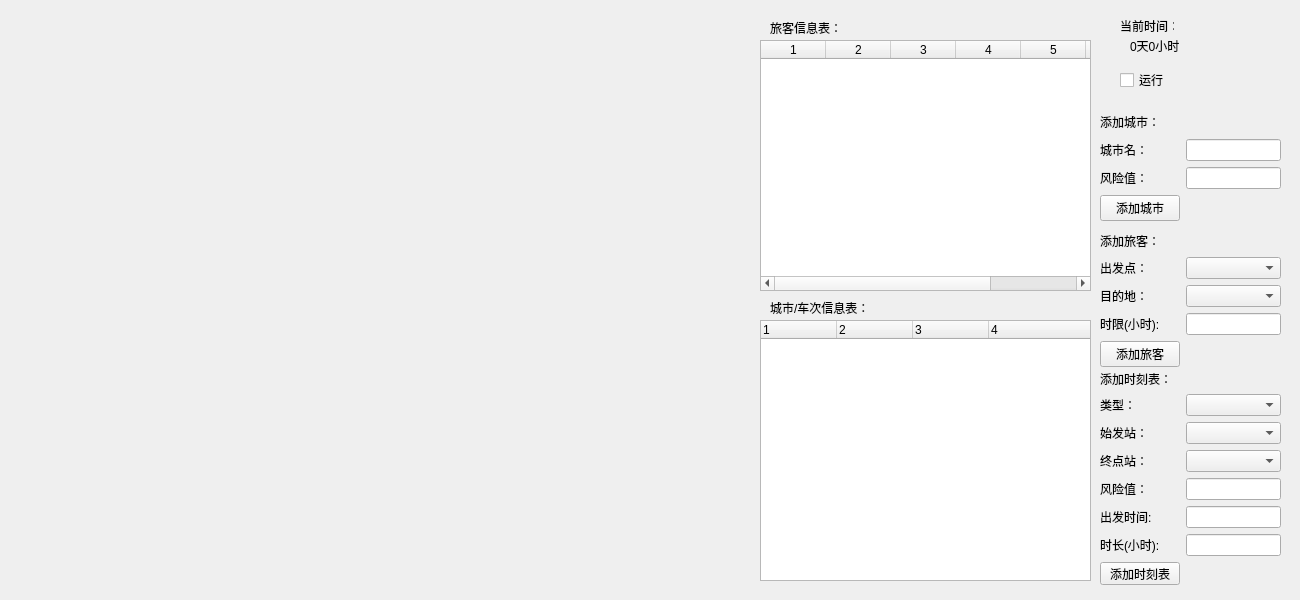
<?xml version="1.0" encoding="UTF-8"?>
<ui version="4.0">
 <class>MainWindow</class>
 <widget class="QMainWindow" name="MainWindow">
  <property name="geometry">
   <rect>
    <x>0</x>
    <y>0</y>
    <width>1300</width>
    <height>600</height>
   </rect>
  </property>
  <property name="windowTitle">
   <string>MainWindow</string>
  </property>
  <widget class="QWidget" name="centralwidget">
   <widget class="QWidget" name="widgetAddTourist" native="true">
    <property name="geometry">
     <rect>
      <x>1100</x>
      <y>230</y>
      <width>181</width>
      <height>137</height>
     </rect>
    </property>
    <layout class="QGridLayout" name="gridLayout">
     <item row="0" column="0">
      <widget class="QLabel" name="labelAddTourist">
       <property name="text">
        <string>添加旅客：</string>
       </property>
      </widget>
     </item>
     <item row="1" column="0">
      <widget class="QLabel" name="label">
       <property name="text">
        <string>出发点：</string>
       </property>
      </widget>
     </item>
     <item row="1" column="1">
      <widget class="QComboBox" name="comboBoxTouristStart"/>
     </item>
     <item row="2" column="0">
      <widget class="QLabel" name="label_2">
       <property name="text">
        <string>目的地：</string>
       </property>
      </widget>
     </item>
     <item row="2" column="1">
      <widget class="QComboBox" name="comboBoxTouristDes"/>
     </item>
     <item row="3" column="0">
      <widget class="QLabel" name="label_3">
       <property name="text">
        <string>时限(小时):</string>
       </property>
      </widget>
     </item>
     <item row="3" column="1">
      <widget class="QLineEdit" name="lineEditTouristLimit"/>
     </item>
     <item row="4" column="0">
      <widget class="QPushButton" name="pushButtonAddTourist">
       <property name="enabled">
        <bool>true</bool>
       </property>
       <property name="text">
        <string>添加旅客</string>
       </property>
      </widget>
     </item>
    </layout>
   </widget>
   <widget class="QWidget" name="widgetAddTourist_2" native="true">
    <property name="geometry">
     <rect>
      <x>1100</x>
      <y>110</y>
      <width>181</width>
      <height>111</height>
     </rect>
    </property>
    <layout class="QGridLayout" name="gridLayout_2">
     <item row="0" column="0">
      <widget class="QLabel" name="labelAddTourist_2">
       <property name="text">
        <string>添加城市：</string>
       </property>
      </widget>
     </item>
     <item row="1" column="0">
      <widget class="QLabel" name="label_4">
       <property name="text">
        <string>城市名：</string>
       </property>
      </widget>
     </item>
     <item row="1" column="1">
      <widget class="QLineEdit" name="lineEditCityName"/>
     </item>
     <item row="2" column="0">
      <widget class="QLabel" name="label_6">
       <property name="text">
        <string>风险值：</string>
       </property>
      </widget>
     </item>
     <item row="2" column="1">
      <widget class="QLineEdit" name="lineEditCityRisk"/>
     </item>
     <item row="3" column="0">
      <widget class="QPushButton" name="pushButtonAddCity">
       <property name="enabled">
        <bool>true</bool>
       </property>
       <property name="text">
        <string>添加城市</string>
       </property>
      </widget>
     </item>
    </layout>
   </widget>
   <widget class="QTableWidget" name="tableWidgetTourist">
    <property name="geometry">
     <rect>
      <x>760</x>
      <y>40</y>
      <width>331</width>
      <height>251</height>
     </rect>
    </property>
    <property name="columnCount">
     <number>7</number>
    </property>
    <attribute name="horizontalHeaderDefaultSectionSize">
     <number>65</number>
    </attribute>
    <column/>
    <column/>
    <column/>
    <column/>
    <column/>
    <column/>
    <column/>
   </widget>
   <widget class="QTreeWidget" name="treeWidgetCity">
    <property name="geometry">
     <rect>
      <x>760</x>
      <y>320</y>
      <width>331</width>
      <height>261</height>
     </rect>
    </property>
    <property name="columnCount">
     <number>4</number>
    </property>
    <attribute name="headerVisible">
     <bool>true</bool>
    </attribute>
    <attribute name="headerDefaultSectionSize">
     <number>76</number>
    </attribute>
    <column>
     <property name="text">
      <string notr="true">1</string>
     </property>
    </column>
    <column>
     <property name="text">
      <string notr="true">2</string>
     </property>
    </column>
    <column>
     <property name="text">
      <string notr="true">3</string>
     </property>
    </column>
    <column>
     <property name="text">
      <string notr="true">4</string>
     </property>
    </column>
   </widget>
   <widget class="QCheckBox" name="checkBoxTime">
    <property name="geometry">
     <rect>
      <x>1120</x>
      <y>70</y>
      <width>71</width>
      <height>20</height>
     </rect>
    </property>
    <property name="text">
     <string>运行</string>
    </property>
   </widget>
   <widget class="QLabel" name="label_11">
    <property name="geometry">
     <rect>
      <x>1120</x>
      <y>20</y>
      <width>54</width>
      <height>12</height>
     </rect>
    </property>
    <property name="text">
     <string>当前时间：</string>
    </property>
   </widget>
   <widget class="QLabel" name="labelTime">
    <property name="geometry">
     <rect>
      <x>1130</x>
      <y>40</y>
      <width>54</width>
      <height>12</height>
     </rect>
    </property>
    <property name="text">
     <string>0天0小时</string>
    </property>
   </widget>
   <widget class="QLabel" name="label_12">
    <property name="geometry">
     <rect>
      <x>770</x>
      <y>20</y>
      <width>81</width>
      <height>16</height>
     </rect>
    </property>
    <property name="text">
     <string>旅客信息表：</string>
    </property>
   </widget>
   <widget class="QLabel" name="label_13">
    <property name="geometry">
     <rect>
      <x>770</x>
      <y>300</y>
      <width>111</width>
      <height>16</height>
     </rect>
    </property>
    <property name="text">
     <string>城市/车次信息表：</string>
    </property>
   </widget>
   <widget class="myMap" name="widgetMap" native="true">
    <property name="geometry">
     <rect>
      <x>0</x>
      <y>0</y>
      <width>746</width>
      <height>600</height>
     </rect>
    </property>
   </widget>
   <widget class="QWidget" name="widgetAddTourist_3" native="true">
    <property name="geometry">
     <rect>
      <x>1100</x>
      <y>370</y>
      <width>181</width>
      <height>215</height>
     </rect>
    </property>
    <layout class="QGridLayout" name="gridLayout_3">
     <item row="0" column="0">
      <widget class="QLabel" name="labelAddTourist_3">
       <property name="text">
        <string>添加时刻表：</string>
       </property>
      </widget>
     </item>
     <item row="1" column="0">
      <widget class="QLabel" name="label_14">
       <property name="text">
        <string>类型：</string>
       </property>
      </widget>
     </item>
     <item row="1" column="1">
      <widget class="QComboBox" name="comboBoxTransportKind"/>
     </item>
     <item row="2" column="0">
      <widget class="QLabel" name="label_10">
       <property name="text">
        <string>始发站：</string>
       </property>
      </widget>
     </item>
     <item row="2" column="1">
      <widget class="QComboBox" name="comboBoxTransportStart"/>
     </item>
     <item row="3" column="0">
      <widget class="QLabel" name="label_5">
       <property name="text">
        <string>终点站：</string>
       </property>
      </widget>
     </item>
     <item row="3" column="1">
      <widget class="QComboBox" name="comboBoxTransportDes"/>
     </item>
     <item row="4" column="0">
      <widget class="QLabel" name="label_7">
       <property name="text">
        <string>风险值：</string>
       </property>
      </widget>
     </item>
     <item row="4" column="1">
      <widget class="QLineEdit" name="lineEditTransportRisk"/>
     </item>
     <item row="5" column="0">
      <widget class="QLabel" name="label_9">
       <property name="text">
        <string>出发时间:</string>
       </property>
      </widget>
     </item>
     <item row="5" column="1">
      <widget class="QLineEdit" name="lineEditTransportStartTime"/>
     </item>
     <item row="6" column="0">
      <widget class="QLabel" name="label_8">
       <property name="text">
        <string>时长(小时):</string>
       </property>
      </widget>
     </item>
     <item row="6" column="1">
      <widget class="QLineEdit" name="lineEditTransportTimecost"/>
     </item>
     <item row="7" column="0">
      <widget class="QPushButton" name="pushButtonAddTransport">
       <property name="enabled">
        <bool>true</bool>
       </property>
       <property name="text">
        <string>添加时刻表</string>
       </property>
      </widget>
     </item>
    </layout>
   </widget>
  </widget>
  <action name="actionQuit">
   <property name="text">
    <string>退出</string>
   </property>
  </action>
 </widget>
 <customwidgets>
  <customwidget>
   <class>myMap</class>
   <extends>QWidget</extends>
   <header>mymap.h</header>
   <container>1</container>
  </customwidget>
 </customwidgets>
 <resources/>
 <connections/>
</ui>
